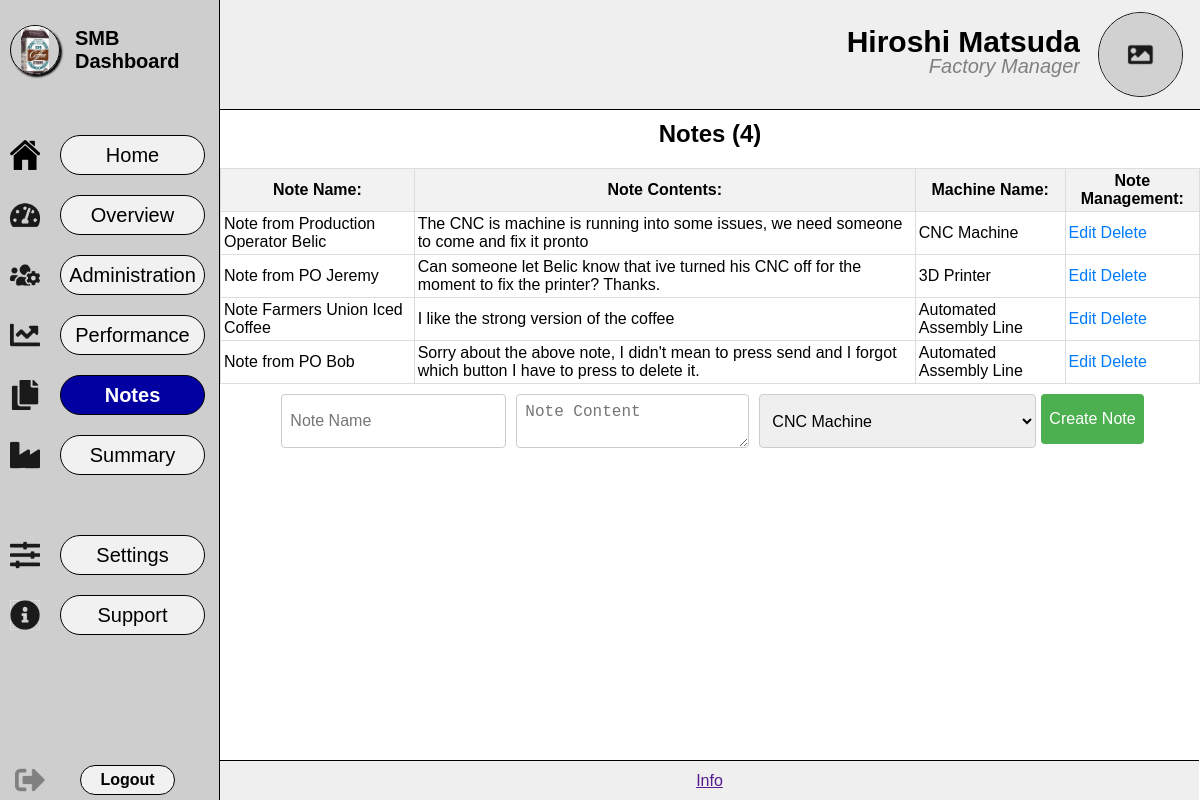
The page /pages/notes.php on the database its author committed.
### tables this page shows
CREATE TABLE Notes(
    id int NOT NULL AUTO_INCREMENT PRIMARY KEY,
    name varchar(100),
    content text,
    machine_name varchar(255),
    updated timestamp NOT NULL DEFAULT CURRENT_TIMESTAMP
) AUTO_INCREMENT = 1;

### pages/notes.php (the view, shortened to what this page needs)
<!DOCTYPE html>
<html lang="en">
<head>
    <link rel="stylesheet" href="../styles/style.css">
</head>
<body>
    <main id="notes-main">
        <?php
        require_once "../inc/sidebar.php";
        require_once "../inc/header.php";
        ?>
        <div class="div_content">
            <?php
                require_once "../inc/dbconn.inc.php";
                $sql = "SELECT id, name, content, machine_name FROM Notes;";
                $countsql = "SELECT COUNT(*) as count FROM Notes;";
                if($count_result = mysqli_query($conn, $countsql)){
                    $numnote = mysqli_fetch_assoc($count_result);
                    echo "<h2 id='notes_count'>";
                    if($numnote['count'] > 1){
                        echo "Notes ({$numnote['count']})";
                    }
                    echo "</h2>";
                }
                if ($result = mysqli_query($conn, $sql)) {
                    if (mysqli_num_rows($result) > 0) {
                        echo '<table id="notes_table">';
                        echo '<thead>';
                        echo '<tr>';
                        echo '<th>Note Name:</th>';
                        echo '<th>Note Contents:</th>';
                        echo '<th>Machine Name:</th>';
                        echo '<th>Note Management:</th>';
                        echo '</tr>';
                        echo '</thead>';
                        echo '<tbody>';
                        while ($row = mysqli_fetch_assoc($result)) {
                            echo '<tr>';
                            echo '<td>' . htmlspecialchars($row["name"]) . '</td>';
                            echo '<td>' . htmlspecialchars($row["content"]) . '</td>';
                            echo '<td>' . htmlspecialchars($row["machine_name"]) . '</td>';
                            echo '<td> <a href="managenote.php?id=' . $row["id"] . '&type=edit">Edit</a> <a href="managenote.php?id=' . $row["id"] . '&type=delete">Delete</a> </td>';
                            echo '</tr>';
                        }
                        echo '</tbody>';
                        echo "</table>";
                    }
                }
            ?>
            <form action='managenote.php' method='POST' id="form_createnote">
                <input type='text' name='name' placeholder='Note Name' maxlength="50" required>
                <textarea name="content" id="textarea_createnote" placeholder="Note Content" maxlength="100"></textarea>
                <select name='machine_name' required>
                    <option value='CNC Machine'>CNC Machine</option>
                </select>
                <button type="submit">Create Note</button>
            </form>
        </div>
    </main>
    <footer>
        <?php require_once "../inc/info.php"; ?>
    </footer>
</body>
</html>

### styles/style.css (style rules this page uses)
* { margin: 0px; padding: 0px; box-sizing: border-box; overflow-x: hidden; }
body { font-family: 'Gill Sans', sans-serif; }
.div_content { display: flex; position: absolute; top: 110px; left: 220px; width: calc(100vw - 220px); height: calc(100vh - 150px); flex-direction: column; }
#notes_count { margin-top: 10px; }
#notes-main #notes_table { width: 100%; border-collapse: collapse; margin-bottom: 10px; }
#notes-main #notes_table th, #notes-main #notes_table td { border: 1px solid #ddd; padding: 3px; }
#notes-main #notes_table th { background-color: #f2f2f2; text-align: center; font-weight: bold; }
#notes-main #notes_table td { text-align: left; }
#notes-main #notes_count { font-size: 24px; font-weight: bold; margin-bottom: 20px; text-align: center; }
#notes-main #form_createnote { display: flex; margin: 0 auto; }
#notes-main #form_createnote input[type='text'], #notes-main #form_createnote textarea, #notes-main #form_createnote select { padding: 8px; margin-bottom: 10px; border: 1px solid #ccc; border-radius: 4px; font-size: 16px; margin: 0 5px; }
#notes-main #form_createnote textarea { resize: vertical; }
#notes-main #form_createnote button { padding: 8px; background-color: #4CAF50; color: white; border: none; border-radius: 4px; cursor: pointer; font-size: 16px; height: 50px; }
#notes-main #notes_table a { color: #007bff; text-decoration: none; }

### rows shown on the page
notes: name "Note from Production Operator Belic", content "The CNC is machine is running into some issues, we need someone to come and fix it pronto", machine_name "CNC Machine"
notes: name "Note from PO Jeremy", content "Can someone let Belic know that ive turned his CNC off for the moment to fix the printer? Thanks.", machine_name "3D Printer"
notes: name "Note Farmers Union Iced Coffee", content "I like the strong version of the coffee", machine_name "Automated Assembly Line"
notes: name "Note from PO Bob", content "Sorry about the above note, I didn't mean to press send and I forgot which button I have to press to delete it.", machine_name "Automated Assembly Line"

### other values the page prints
$numnote['count'] "4"
